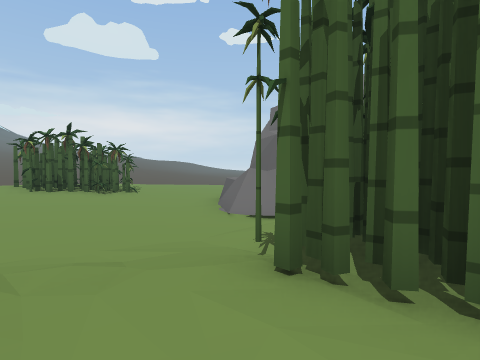
view 1 (above)

18 first-person views from a walk through a 3-D level made in the Unity game engine. The camera is 1.5 m above the floor, tilts 2° down and sees 80° across. The floor is counted in squares, 2 m on a side. Each view is taken from the middle of a square. On the plan, view 1 faces up. The plan holds only what a view shows up to about 10 squares ahead; the rest is blank. The place goes on beyond the plan.

view 2
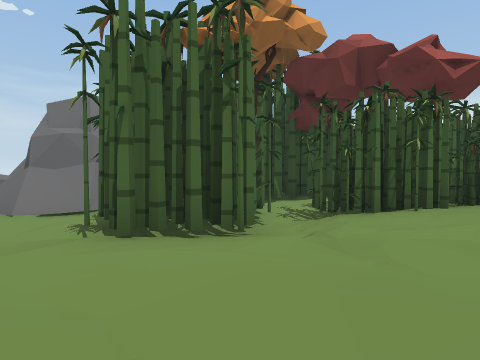

view 3
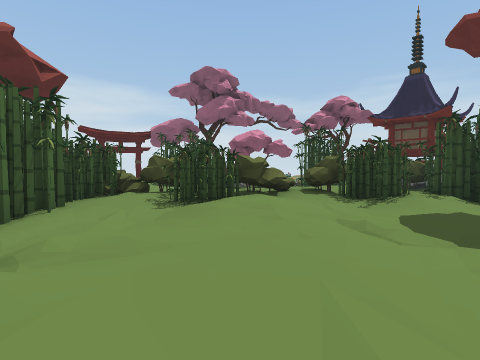

view 4
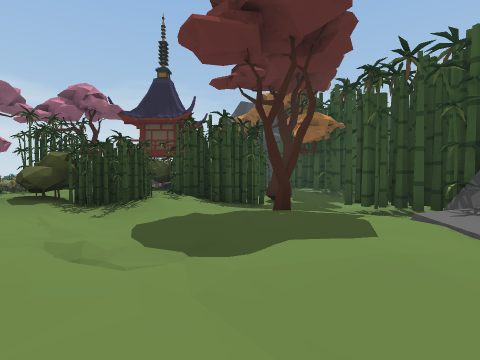

view 5
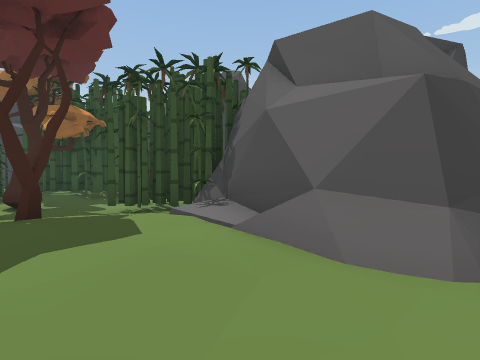

view 6
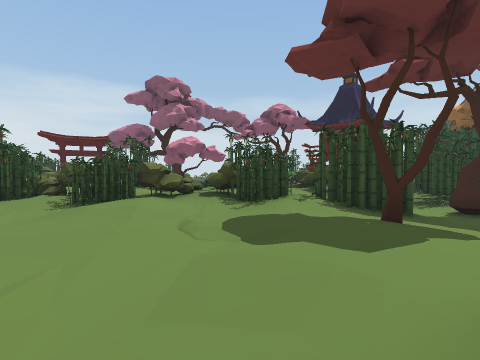

view 7
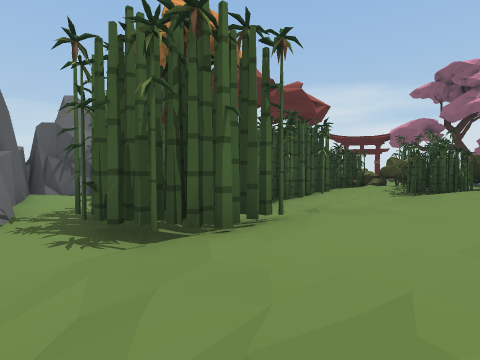

view 8
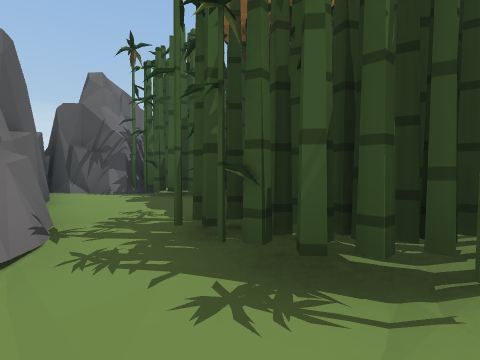

view 9
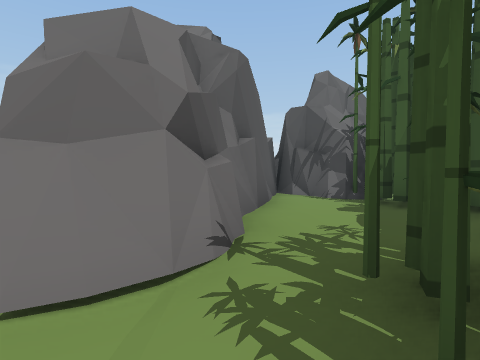

view 10
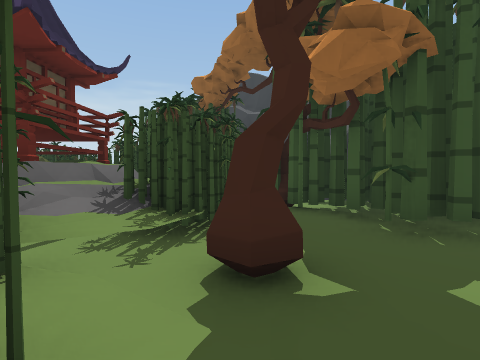

view 11
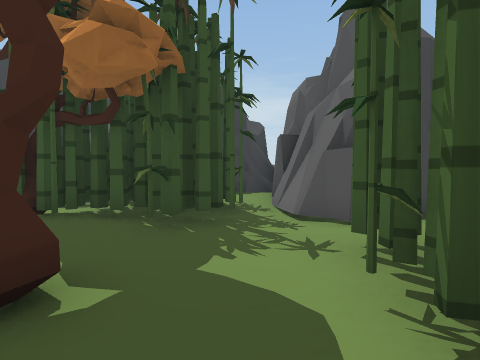

view 12
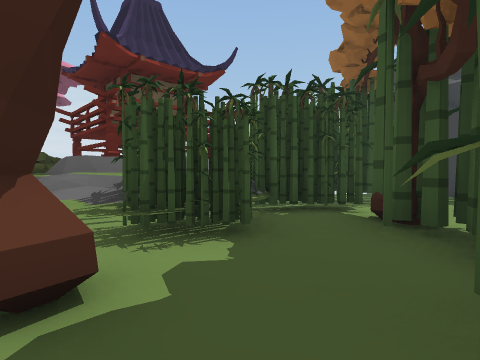

view 13
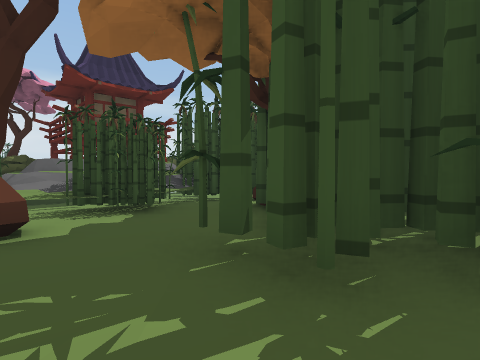

view 14
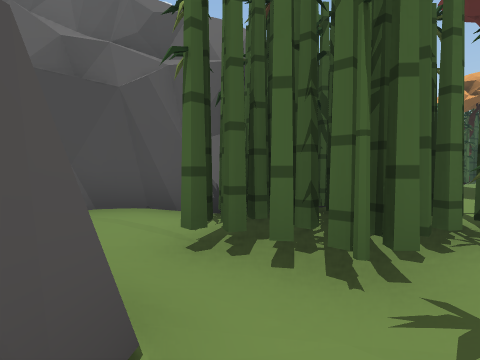

view 15
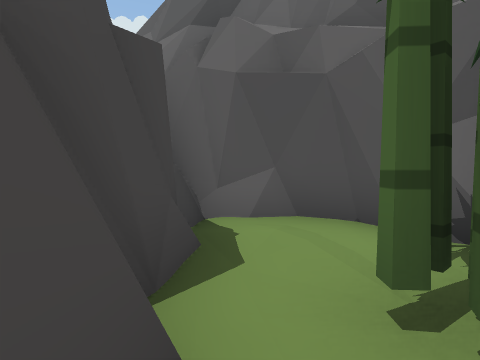

view 16
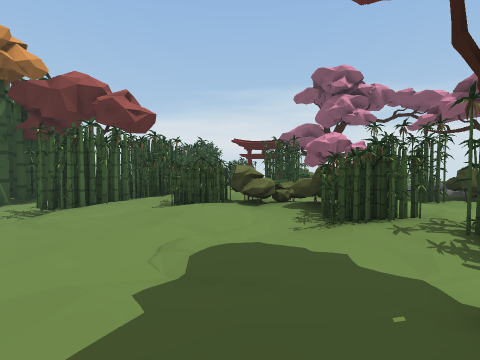

view 17
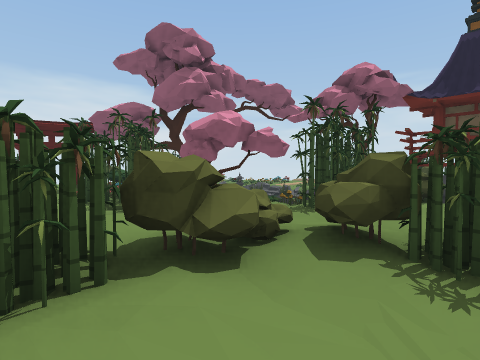

view 18
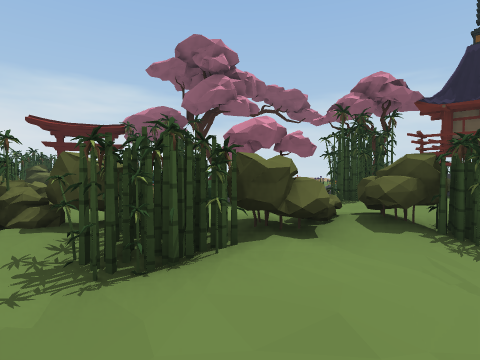

### Floor plan
Key: @ floor where view 1 was taken; # wall or solid block; . main floor; : floor 0.25 m higher than the main floor; + floor 0.5 m higher than the main floor; * floor 0.75 m higher than the main floor; % floor 1 m higher than the main floor; & floor 1.75 m higher than the main floor; / step, stairs or slope; = window, fence, low wall or low ledge; T tree; B bush; O other object.
Columns run from 9 left of view 1 to 7 right of it. Each row starts with its distance up from view 1.
 10     ##*+:
  9    ###++:#    ###
  8    ###++:######:#
  7    %%*+:.=###:::#
  6     *++../##:::##
  5      +:....:::###
  4      +....##TT##
  3       ...####T###
  2       +::####OOT
  1        *+++:+OOOO
  0      #*++@+*+OOOO
 -1      #=+++***%BOO
 -2      ##%++*%OBBOB
 -3      #%%***%BB%%
 -4 #### #+%*%OB%%&OO
 -5 #:.###+T*%OB%%T O
 -6 #:.###.:OOO%OOO
 -7 ##.##...OOO%O
 -8  ##....T#OBBBOO
 -9  ##.##.:O###BT
-10   ####:OO###O
-11     ### O####
-12      #TOO###
-13      # OO    O
-14      #  #OOO O
-15         ## O
-16          #  OOO

Where each view was taken, in squares from view 1:
view 1: 0 up, 0 right, facing up
view 2: 1 down, 1 left, facing up-right
view 3: 1 up, 1 left, facing down-right
view 4: 0 up, 1 left, facing down
view 5: 0 up, 1 left, facing down-left
view 6: 0 up, 3 left, facing down-right
view 7: 2 up, 3 left, facing right
view 8: 4 up, 1 left, facing right
view 9: 4 up, 0 right, facing up-right
view 10: 6 down, 2 left, facing down
view 11: 6 down, 2 left, facing down-left
view 12: 8 down, 4 left, facing down-right
view 13: 8 down, 6 left, facing down-right
view 14: 9 down, 6 left, facing up
view 15: 8 down, 6 left, facing up-left
view 16: 3 down, 3 left, facing right
view 17: 2 down, 1 right, facing down-right
view 18: 1 down, 1 right, facing down-right
